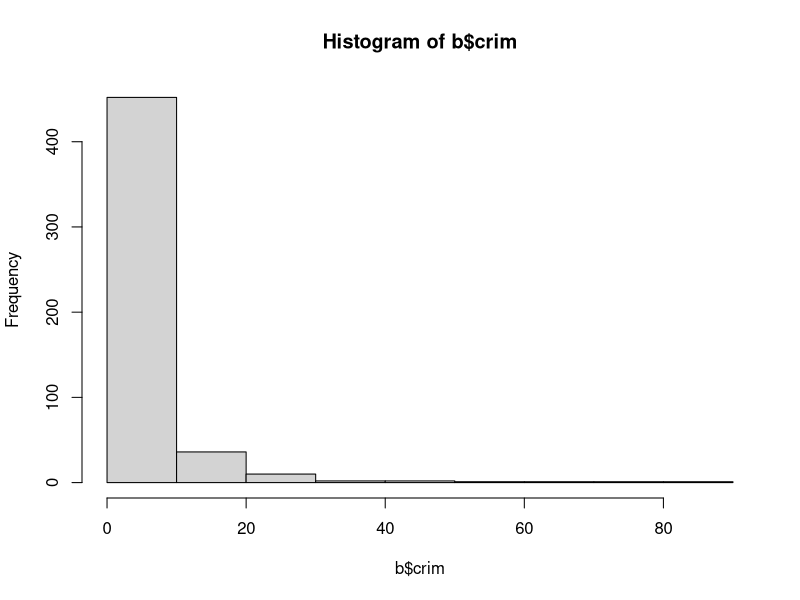
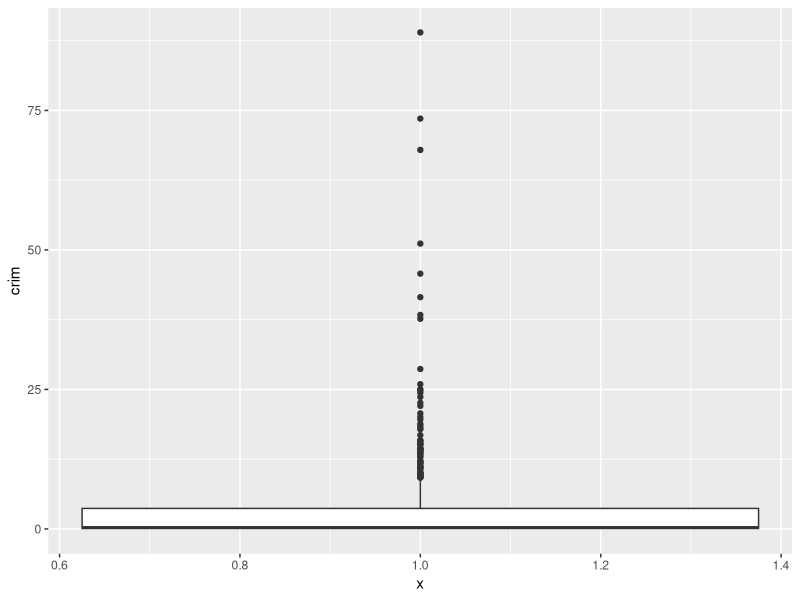

Source code (R) for these figures, in order: (Note: this script raises an error after producing the figures.)
library(MASS)
b=Boston

str(b)

## Missing Value
sum(is.na(b))

## Validating the continuous data #####
hist(b$crim)
quantile(b$crim,seq(0,1,0.01))
library(ggplot2)
ggplot(b,aes(1,crim))+geom_boxplot()

summary(b$crim)

View(b)
boxplot.stats(b$crim)
stats